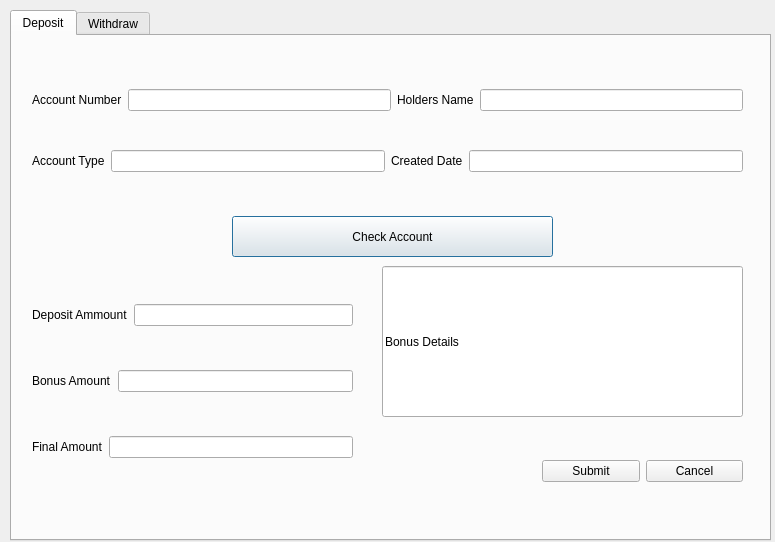
<?xml version="1.0" encoding="UTF-8"?>
<ui version="4.0">
 <class>tldashboard</class>
 <widget class="QDialog" name="tldashboard">
  <property name="geometry">
   <rect>
    <x>0</x>
    <y>0</y>
    <width>775</width>
    <height>542</height>
   </rect>
  </property>
  <property name="windowTitle">
   <string>Dialog</string>
  </property>
  <widget class="QTabWidget" name="tabWidget">
   <property name="geometry">
    <rect>
     <x>10</x>
     <y>10</y>
     <width>761</width>
     <height>531</height>
    </rect>
   </property>
   <property name="currentIndex">
    <number>0</number>
   </property>
   <widget class="QWidget" name="Deposit">
    <attribute name="title">
     <string>Deposit</string>
    </attribute>
    <widget class="QWidget" name="verticalLayoutWidget">
     <property name="geometry">
      <rect>
       <x>20</x>
       <y>20</y>
       <width>711</width>
       <height>151</height>
      </rect>
     </property>
     <layout class="QVBoxLayout" name="verticalLayout">
      <item>
       <layout class="QHBoxLayout" name="horizontalLayout">
        <item>
         <widget class="QLabel" name="label">
          <property name="text">
           <string>Account Number</string>
          </property>
         </widget>
        </item>
        <item>
         <widget class="QLineEdit" name="TDANumber"/>
        </item>
        <item>
         <widget class="QLabel" name="label_2">
          <property name="text">
           <string>Holders Name</string>
          </property>
         </widget>
        </item>
        <item>
         <widget class="QLineEdit" name="TDHName"/>
        </item>
       </layout>
      </item>
      <item>
       <layout class="QHBoxLayout" name="horizontalLayout_2">
        <item>
         <widget class="QLabel" name="label_3">
          <property name="text">
           <string>Account Type</string>
          </property>
         </widget>
        </item>
        <item>
         <widget class="QLineEdit" name="TDAType"/>
        </item>
        <item>
         <widget class="QLabel" name="label_4">
          <property name="text">
           <string>Created Date</string>
          </property>
         </widget>
        </item>
        <item>
         <widget class="QLineEdit" name="TDCDate"/>
        </item>
       </layout>
      </item>
     </layout>
    </widget>
    <widget class="QPushButton" name="TDCheckAmount">
     <property name="geometry">
      <rect>
       <x>220</x>
       <y>180</y>
       <width>321</width>
       <height>41</height>
      </rect>
     </property>
     <property name="text">
      <string>Check Account</string>
     </property>
    </widget>
    <widget class="QWidget" name="verticalLayoutWidget_3">
     <property name="geometry">
      <rect>
       <x>20</x>
       <y>230</y>
       <width>321</width>
       <height>231</height>
      </rect>
     </property>
     <layout class="QVBoxLayout" name="verticalLayout_3">
      <item>
       <layout class="QHBoxLayout" name="horizontalLayout_5">
        <item>
         <widget class="QLabel" name="label_9">
          <property name="text">
           <string>Deposit Ammount</string>
          </property>
         </widget>
        </item>
        <item>
         <widget class="QLineEdit" name="TDDAmount"/>
        </item>
       </layout>
      </item>
      <item>
       <layout class="QHBoxLayout" name="horizontalLayout_6">
        <item>
         <widget class="QLabel" name="label_10">
          <property name="text">
           <string>Bonus Amount</string>
          </property>
         </widget>
        </item>
        <item>
         <widget class="QLineEdit" name="TDBAmount"/>
        </item>
       </layout>
      </item>
      <item>
       <layout class="QHBoxLayout" name="horizontalLayout_7">
        <item>
         <widget class="QLabel" name="label_11">
          <property name="text">
           <string>Final Amount</string>
          </property>
         </widget>
        </item>
        <item>
         <widget class="QLineEdit" name="TDFAmount"/>
        </item>
       </layout>
      </item>
     </layout>
    </widget>
    <widget class="QLineEdit" name="TDBDetail">
     <property name="geometry">
      <rect>
       <x>370</x>
       <y>230</y>
       <width>361</width>
       <height>151</height>
      </rect>
     </property>
     <property name="text">
      <string>Bonus Details</string>
     </property>
    </widget>
    <widget class="QWidget" name="horizontalLayoutWidget_6">
     <property name="geometry">
      <rect>
       <x>530</x>
       <y>410</y>
       <width>201</width>
       <height>51</height>
      </rect>
     </property>
     <layout class="QHBoxLayout" name="horizontalLayout_8">
      <item>
       <widget class="QPushButton" name="TDSubmit">
        <property name="text">
         <string>Submit</string>
        </property>
       </widget>
      </item>
      <item>
       <widget class="QPushButton" name="TDCancel">
        <property name="text">
         <string>Cancel</string>
        </property>
       </widget>
      </item>
     </layout>
    </widget>
   </widget>
   <widget class="QWidget" name="Withdraw">
    <attribute name="title">
     <string>Withdraw</string>
    </attribute>
    <widget class="QWidget" name="verticalLayoutWidget_4">
     <property name="geometry">
      <rect>
       <x>20</x>
       <y>260</y>
       <width>321</width>
       <height>231</height>
      </rect>
     </property>
     <layout class="QVBoxLayout" name="verticalLayout_4">
      <item>
       <layout class="QHBoxLayout" name="horizontalLayout_9">
        <item>
         <widget class="QLabel" name="label_12">
          <property name="text">
           <string>Withdraw Amount</string>
          </property>
         </widget>
        </item>
        <item>
         <widget class="QLineEdit" name="TWWAmount"/>
        </item>
       </layout>
      </item>
      <item>
       <layout class="QHBoxLayout" name="horizontalLayout_10">
        <item>
         <widget class="QLabel" name="label_13">
          <property name="text">
           <string>Final Amount</string>
          </property>
         </widget>
        </item>
        <item>
         <widget class="QLineEdit" name="TWFAmount"/>
        </item>
       </layout>
      </item>
     </layout>
    </widget>
    <widget class="QPushButton" name="TWCheckAccount">
     <property name="geometry">
      <rect>
       <x>220</x>
       <y>200</y>
       <width>311</width>
       <height>41</height>
      </rect>
     </property>
     <property name="text">
      <string>Check Account</string>
     </property>
    </widget>
    <widget class="QWidget" name="horizontalLayoutWidget_7">
     <property name="geometry">
      <rect>
       <x>520</x>
       <y>420</y>
       <width>211</width>
       <height>61</height>
      </rect>
     </property>
     <layout class="QHBoxLayout" name="horizontalLayout_11">
      <item>
       <widget class="QPushButton" name="TWSubmit">
        <property name="text">
         <string>Submit</string>
        </property>
       </widget>
      </item>
      <item>
       <widget class="QPushButton" name="TWCancel">
        <property name="text">
         <string>Cancel</string>
        </property>
       </widget>
      </item>
     </layout>
    </widget>
    <widget class="QWidget" name="verticalLayoutWidget_2">
     <property name="geometry">
      <rect>
       <x>20</x>
       <y>30</y>
       <width>711</width>
       <height>151</height>
      </rect>
     </property>
     <layout class="QVBoxLayout" name="verticalLayout_2">
      <item>
       <layout class="QHBoxLayout" name="horizontalLayout_3">
        <item>
         <widget class="QLabel" name="label_5">
          <property name="text">
           <string>Account Number</string>
          </property>
         </widget>
        </item>
        <item>
         <widget class="QLineEdit" name="TWANumber"/>
        </item>
        <item>
         <widget class="QLabel" name="label_6">
          <property name="text">
           <string>Holders Name</string>
          </property>
         </widget>
        </item>
        <item>
         <widget class="QLineEdit" name="TWHName"/>
        </item>
       </layout>
      </item>
      <item>
       <layout class="QHBoxLayout" name="horizontalLayout_4">
        <item>
         <widget class="QLabel" name="label_7">
          <property name="text">
           <string>Account Type</string>
          </property>
         </widget>
        </item>
        <item>
         <widget class="QLineEdit" name="TWAType"/>
        </item>
        <item>
         <widget class="QLabel" name="label_8">
          <property name="text">
           <string>Balance Amount</string>
          </property>
         </widget>
        </item>
        <item>
         <widget class="QLineEdit" name="TWBAmount"/>
        </item>
       </layout>
      </item>
     </layout>
    </widget>
   </widget>
  </widget>
 </widget>
 <resources/>
 <connections/>
</ui>
